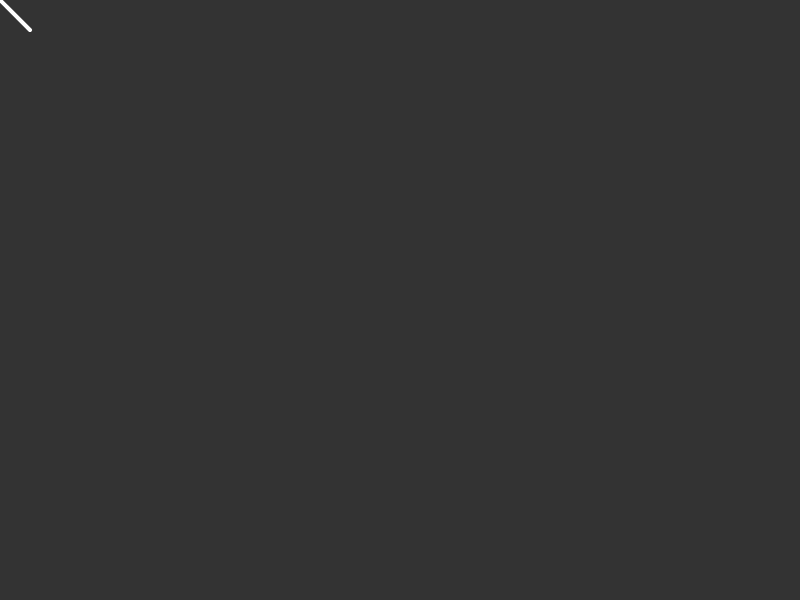
Frame 1 (no input)
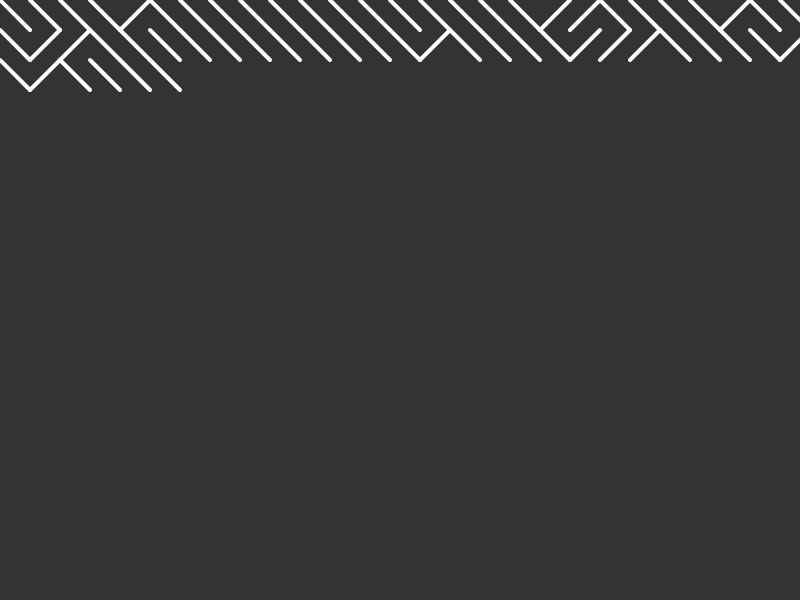
Frame 60 (no input)
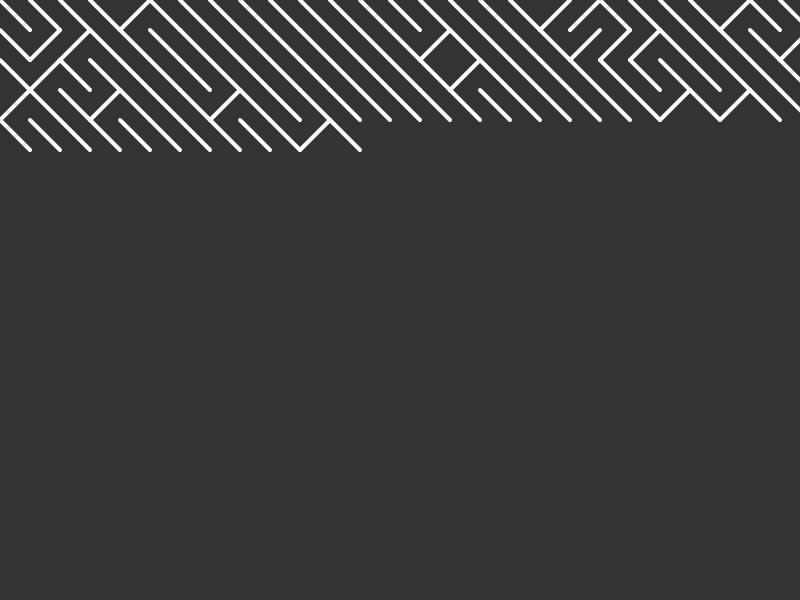
Frame 120 (the mouse pressed at the canvas centre since frame 60)

The p5.js sketch that drew these frames (run headless with seeded random() and noise() and a simulated clock; from frame 60 on, the mouse is pressed at the canvas centre):

// p5.js sketch
// ── sketch.js
var x= 0;
var y= 0;
let spacing =30;
function setup(){
	  createCanvas(800,600);
		background(51);
}
function draw(){
	stroke(255);
	strokeWeight(4);
	if(random(1)<0.8){
		line(x,y,x+spacing,y+spacing);
	}else{
		line(x,y+spacing,x+spacing,y);
	}
	x=x+spacing;
	if(x>width){
		x=0;
		y=y+spacing;
	}
}
